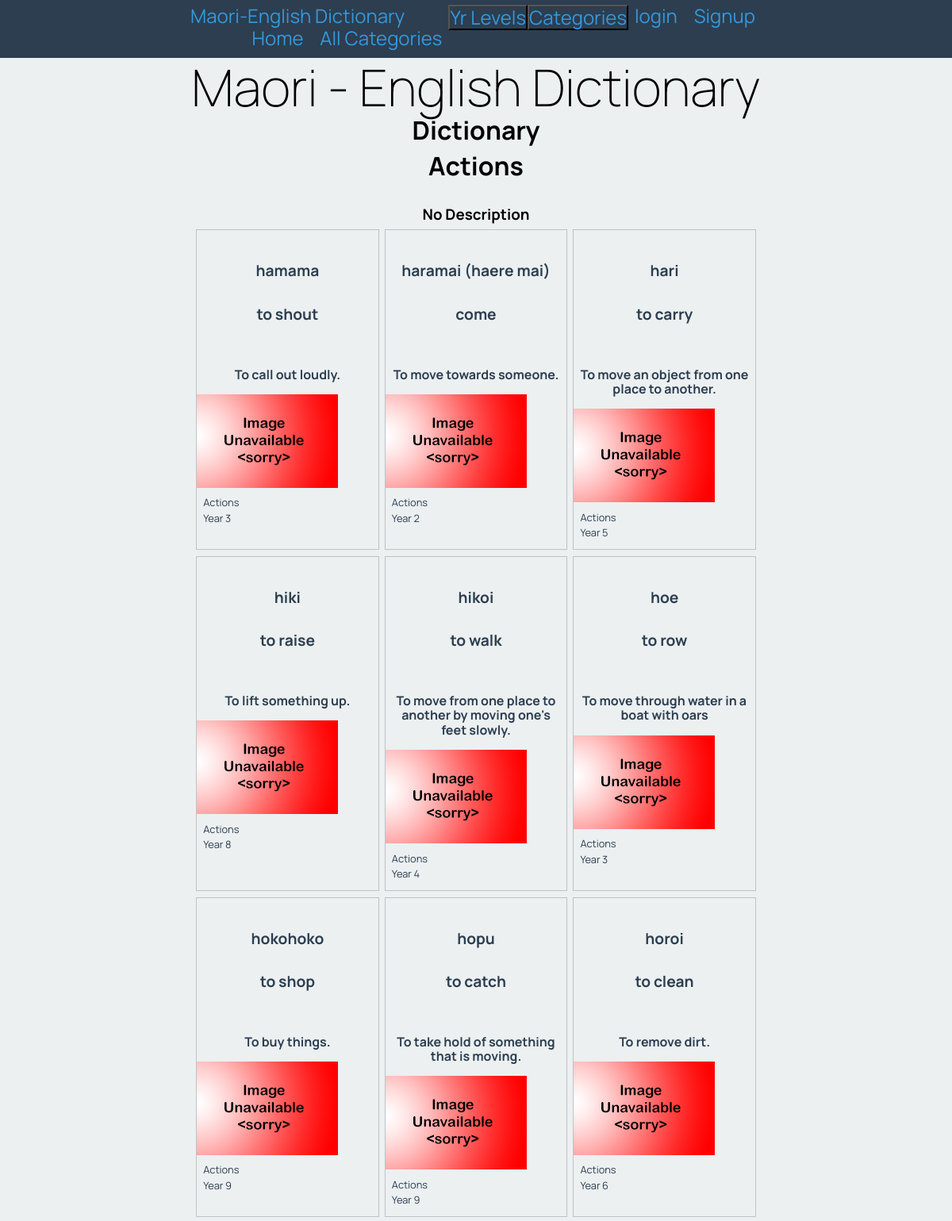
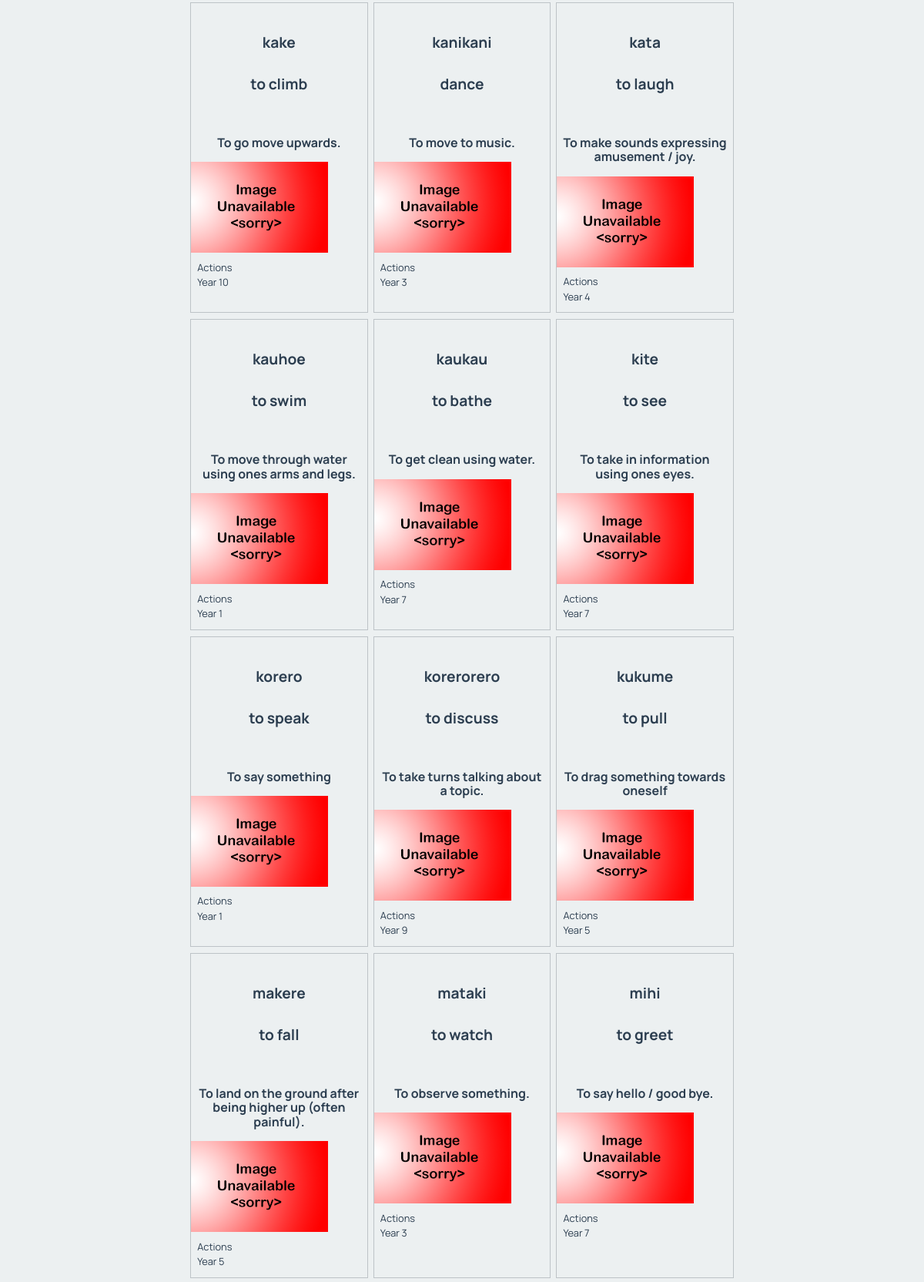
Page /dictionary/1 (upper part) on the committed database (2 pictures, top to bottom).
### tables this page shows
CREATE TABLE categories
(
    id          integer
        constraint categories_pk
            primary key autoincrement,
    title       varchar(30),
    description varchar(150)
, type char(10));

CREATE TABLE words
(
    id         integer
        constraint words_pk
            primary key autoincrement,
    eng_word   varchar(30),
    category   integer
        constraint words_categories_id_fk
            references categories,
    definition varchar(150),
    level      integer
        constraint english_words_categories_id_fk_2
            references categories,
    mri_word   varchar(30)
, image varchar(60));

### app.py (the view)
@app.route('/dictionary/<cat_id>')
def render_dictionary_page(cat_id):
    cat_id = cat_id.strip("<")
    cat_id = cat_id.strip(">")
    con = create_connection(DATABASE)
    cur = con.cursor()
    if cat_id == "":
        query = "SELECT mri_word, eng_word, definition, category, level, image FROM words"
        cur.execute(query, )
        word_list = cur.fetchall()
        cat_info = [("All Categories", "The whole undivided dictionary",)]
    else:
        query = "SELECT mri_word, eng_word, definition, category, level, image FROM words WHERE category =? OR level = ?"
        cur.execute(query, (cat_id, cat_id,))
        word_list = cur.fetchall()
        query = "SELECT title, description FROM categories WHERE id =? "
        cur.execute(query, (cat_id,))
        cat_info = cur.fetchall()
    for i in range(len(word_list)):
        query = "SELECT title FROM categories WHERE id =? "
        cur.execute(query, (word_list[i][3], ))
        word_list[i] = word_list[i] + (cur.fetchall()[0])
        cur.execute(query, (word_list[i][4], ))
        word_list[i] = word_list[i] + (cur.fetchall()[0])
    con.close()
    print(word_list)
    print(cat_info)
    return render_template('dictionary.html', cat_list=render_cat_lev_menus('C'), lev_list=render_cat_lev_menus('L'), word_list=word_list, logged_in=is_logged_in()[0], cat_info=cat_info, perms = is_logged_in()[1])

### app.py (called while the page is built)
def create_connection(db_file: object) -> object:
    try:
        connection = sqlite3.connect(db_file)
        return connection
    except Error as e:
        print(e)
    return None

def is_logged_in():
    if session.get("email") is None:
        print("Not logged in")
        perms = ""
        return False, perms
    else:
        print("Logged in")
        perms = session.get('user_perms')
        return True, perms

def render_cat_lev_menus(catlev):
    con = create_connection(DATABASE)
    query = "SELECT id, title FROM categories WHERE type=?"
    cur = con.cursor()
    cur.execute(query, (catlev))
    cat_list = cur.fetchall()
    con.close()
    return cat_list

### Templates/dictionary.html
{% extends 'base.html' %}
{% block pageheading %}
Dictionary
{% endblock %}
{% block main %}
<div class = title>
    <h2>{{ cat_info[0][0] }}</h2>
    <h3>{{ cat_info[0][1] }}</h3>
</div>
    <div class ="words">
        {% for word in word_list %}
        <div class="word-box">
            <div class = "word-box-mword">
                <h3>{{ word[0] }}</h3>
                <h3>{{ word[1] }}</h3>
            </div>
            <div class= 'word-box-eword'>
                <h4>{{ word[2] }}</h4>
            </div>
            <div class = word-box-image>
                <img src="/static/images/{{ word[5] }}" onerror="this.onerror=null;this.src='/static/images/noimage.png';">
            </div>
            <div class="word-box-description">
                <p> {{ word[6] }} </p>
                <p> {{ word[7] }} </p>
            </div>
        </div>
        {% endfor %}
    </div>
{% endblock %}

### Static/maori_dictionary.css (style rules this page uses)
* { font-family: 'Manrope', sans-serif; padding: 0; margin: 0; box-sizing: border-box; }
body { background-color: rgba(236, 240, 241, 1.0); }
img { max-width: 100%; }
h2 { font-size: 2rem; text-align: center; margin: 0 0 0.5rem 0; }
.words { display: flex; flex-wrap: wrap; justify-content: space-evenly; }
.word-box { width: 32%; border: 1px solid rgba(189, 195, 199, 1.0); color: rgba(44, 62, 80, 1.0); margin-bottom: 0.5rem; }
.word-box-mword { padding: 0.5rem; }
.word-box-eword { padding: 0.5rem; }
.word-box-image { max-height: 250px; overflow: hidden; }
.word-box-description { padding: 0.5rem; }
.word-box h3 { font-size: 1.2rem; text-align: center; }
.word-box p { font-size: 0.8rem; margin-bottom: 0.3rem; }
h3,h4 { text-align: center; margin: 2rem 0 0.5rem 0; }

### rows in the picture
categories: title "Actions", description "No Description", title "Actions" "Actions" "Actions" "Actions" "Actions" "Actions" "Actions" "Actions" "Actions" "Actions" "Actions" "Actions" "Actions" "Actions" "Actions" "Actions" "Actions" "Actions" "Actions" "Actions" "Actions"
words: mri_word "hamama", eng_word "to shout", definition "To call out loudly."
categories: title "Year 3" "Year 3" "Year 3" "Year 3"
words: mri_word "haramai (haere mai)", eng_word "come", definition "To move towards someone."
categories: title "Year 2"
words: mri_word "hari", eng_word "to carry", definition "To move an object from one place to another."
categories: title "Year 5" "Year 5" "Year 5"
words: mri_word "hiki", eng_word "to raise", definition "To lift something up."
categories: title "Year 8"
words: mri_word "hikoi", eng_word "to walk", definition "To move from one place to another by moving one's feet slowly."
categories: title "Year 4" "Year 4"
words: mri_word "hoe", eng_word "to row", definition "To move through water in a boat with oars"
words: mri_word "hokohoko", eng_word "to shop", definition "To buy things."
categories: title "Year 9" "Year 9" "Year 9"
words: mri_word "hopu", eng_word "to catch", definition "To take hold of something that is moving."
words: mri_word "horoi", eng_word "to clean", definition "To remove dirt."
categories: title "Year 6"
words: mri_word "kake", eng_word "to climb", definition "To go move upwards."
categories: title "Year 10"
words: mri_word "kanikani", eng_word "dance", definition "To move to music."
words: mri_word "kata", eng_word "to laugh", definition "To make sounds expressing amusement / joy."
words: mri_word "kauhoe", eng_word "to swim", definition "To move through water using ones arms and legs."
categories: title "Year 1" "Year 1"
words: mri_word "kaukau", eng_word "to bathe", definition "To get clean using water."
categories: title "Year 7" "Year 7" "Year 7"
words: mri_word "kite", eng_word "to see", definition "To take in information using ones eyes."
words: mri_word "korero", eng_word "to speak", definition "To say something"
words: mri_word "korerorero", eng_word "to discuss", definition "To take turns talking about a topic."
words: mri_word "kukume", eng_word "to pull", definition "To drag something towards oneself"
words: mri_word "makere", eng_word "to fall", definition "To land on the ground after being higher up (often painful)."
words: mri_word "mataki", eng_word "to watch", definition "To observe something."
words: mri_word "mihi", eng_word "to greet", definition "To say hello / good bye."
